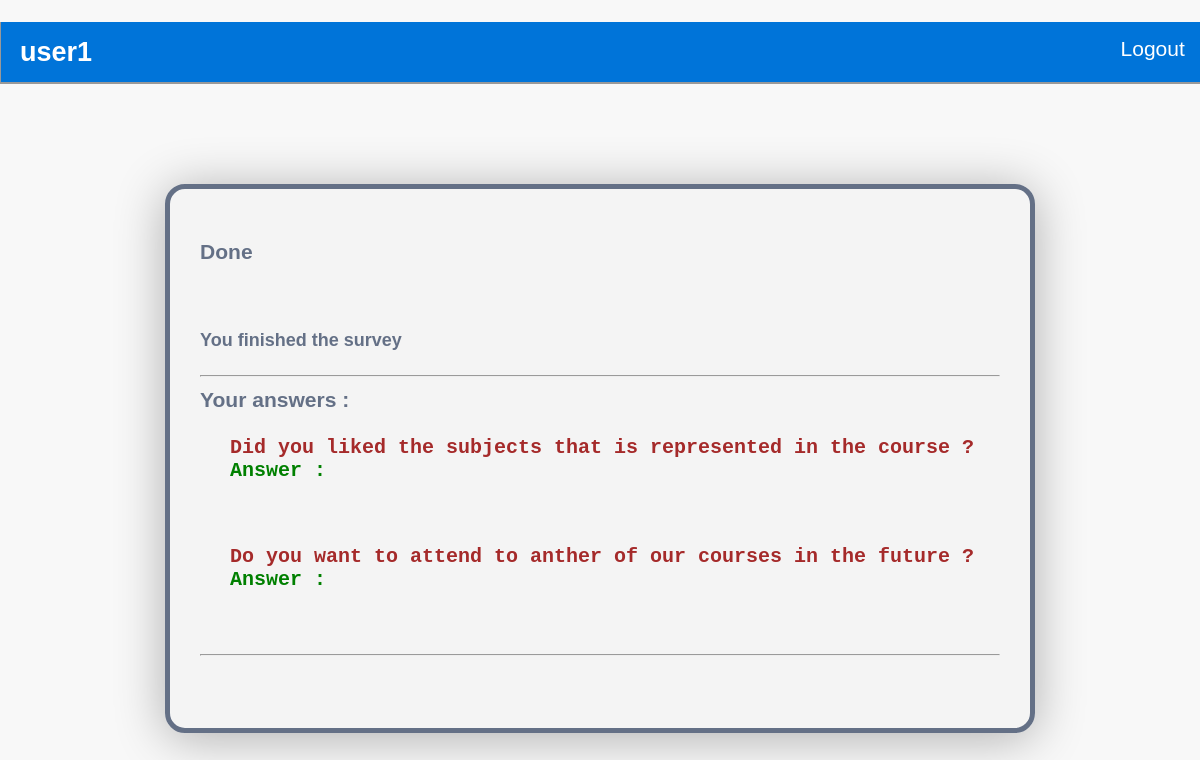
Before: /done.php (signed in) with the older database file.
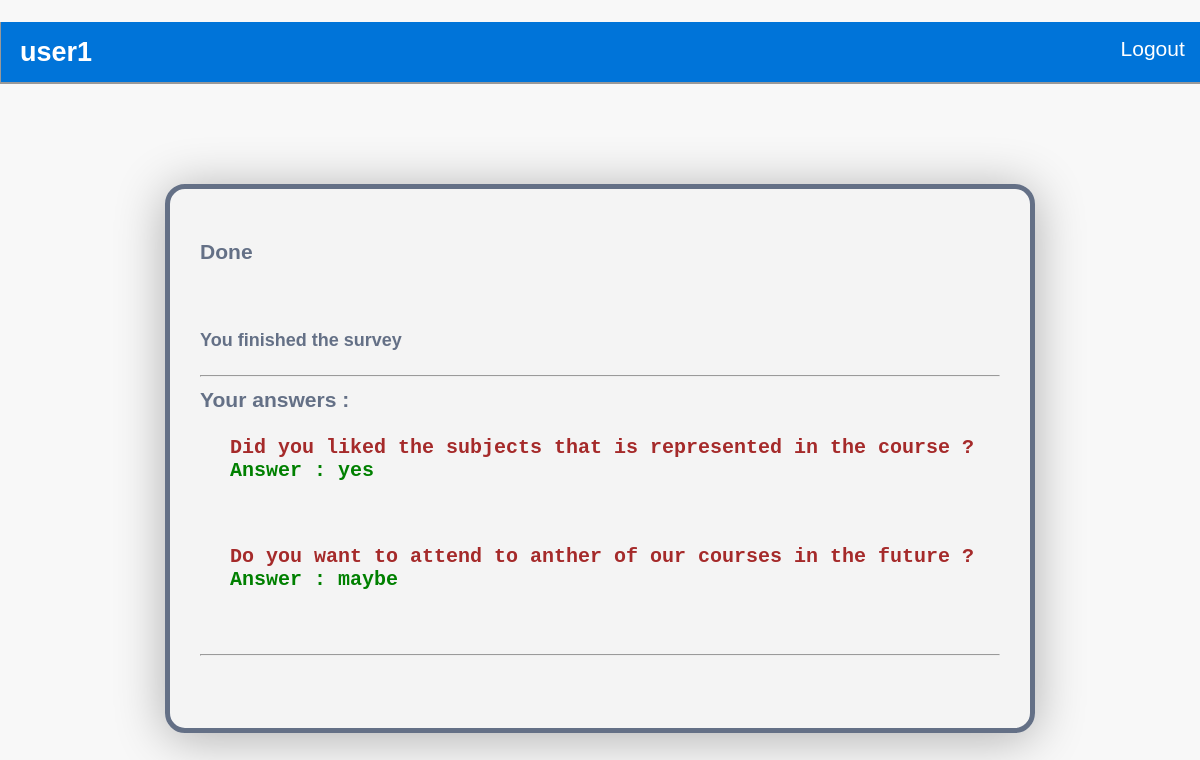
After: the same page with the newer database file.
### tables this page shows
CREATE TABLE `survey_qus` (
  `qus_id` int(11) NOT NULL,
  `survey_id` int(11) NOT NULL,
  `question_body` text NOT NULL
);

CREATE TABLE `users` (
  `user_id` int(11) NOT NULL,
  `user_name` varchar(255) NOT NULL,
  `password` varchar(25) NOT NULL,
  `email` varchar(255) NOT NULL,
  `fullname` varchar(25) NOT NULL,
  `city` varchar(25) DEFAULT NULL,
  `done` tinyint(1) NOT NULL,
  `ansr1` varchar(6) DEFAULT NULL,
  `ansr2` varchar(6) DEFAULT NULL
);

### done.php (the view, shortened to what this page needs)
<?php
include('config/connection.php');
$user = $_SESSION['user'];
function getAnsr($dbc)
{
    $query_ansr = "SELECT * from `users` where user_name = '" . $_SESSION["user"] . "'";
    $result2 = mysqli_query($dbc, $query_ansr);
    $ansr = mysqli_fetch_assoc($result2);
    $query_qus = "SELECT * from survey_qus where 1 ";
    $result1 = mysqli_query($dbc, $query_qus);
    if ($result1) {
        while ($qus = mysqli_fetch_assoc($result1)) {
            $q = $qus['question_body'];
            $index = $qus['qus_id'];
            $a = $ansr['ansr' . $index . ''];
            echo '<div class="questions">';
            echo $q . "<br><div class='anr'>Answer : " . $a . "</div>  <br>";
            echo '</div>';
        }
    }
}
?>
<!DOCTYPE html>
<html lang="en">
<head>
    <link rel="stylesheet" href="style.css">
</head>
<body>
<div class="wrapAll">
    <div class="header">
            <h2 class="sTitle">
                <a href="edit.php"><?php echo $user; ?></a>
                <h2>
                <form method="post">
                    <input type="submit" name="logout" class="s" value="Logout">
                </form>
            </div>
        </div>
    <div class="login">
        <h3>Done</h3>
	<br>
	<h4>You finished the survey</h4>
    <h3><hr>Your answers : <br><br> <code><?php getAnsr($dbc); ?> <hr></h3>
    <br>
    </div>
</body>
</html>

### style.css (style rules this page uses)
html { position: relative; min-height: 100%; }
body { margin: 0px; font-family: 'Courier New', Courier, monospace }
h2.sTitle { margin: 0px; padding: 15px 0 0 15px; float: left; }
.s { float: right; font-size: 21px; padding: 15px 15px 0 0; color: white; background-color: Transparent; background-repeat:no-repeat; border: none; cursor:pointer; overflow: hidden; }
.wrapAll { width: 99.9%; border-left: 1px solid #999999; border-right: 1px solid #999999; border-bottom: 1px solid #999999; margin: 0 auto; }
a { margin: 0px; padding: 2px 0 2px 4px; text-decoration: none; color: white; }
.header { color: white; background: #0074D9; border-bottom: 1px solid #999999; height: 60px; }
.questions { font-size: 20px; margin-bottom: 40px; margin-left: 30px; }

### done.php (style rules this page uses)
html { height :100%; }
.anr { color:green; }
.questions { color : brown; }
body { color: #647086; text-align: left; font-family: 'Source Sans Pro', Arial, Helvetica, sans-serif; font-size: 18px; font-weight: bold; background: #f8f8f8; outline: 0; }
.login { max-width: 800px; margin: 100px auto ; padding: 30px; border : 5px solid ; border-radius : 20px; box-shadow: 0px 5px 50px rgba(0,0,0,.3); background: rgba(244, 244, 244, 0.76); }

Changed rows visible on the page:
changed through a linked row, survey_qus "Did you liked the subjects that is represented in the course ?": qus_id.ansr1 (not shown) → "yes"
changed through a linked row, survey_qus "Do you want to attend to anther of our courses in the future ?": qus_id.ansr2 (not shown) → "maybe"
